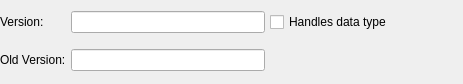
<?xml version="1.0" encoding="UTF-8"?>
<ui version="4.0">
 <class>ExtensionWidget</class>
 <widget class="QWidget" name="ExtensionWidget">
  <property name="geometry">
   <rect>
    <x>0</x>
    <y>0</y>
    <width>463</width>
    <height>84</height>
   </rect>
  </property>
  <layout class="QGridLayout" name="extension_grid">
   <property name="leftMargin">
    <number>0</number>
   </property>
   <property name="topMargin">
    <number>0</number>
   </property>
   <property name="rightMargin">
    <number>0</number>
   </property>
   <property name="bottomMargin">
    <number>0</number>
   </property>
   <property name="spacing">
    <number>5</number>
   </property>
   <item row="0" column="0">
    <widget class="QLabel" name="cur_ver_lbl">
     <property name="sizePolicy">
      <sizepolicy hsizetype="Preferred" vsizetype="Fixed">
       <horstretch>0</horstretch>
       <verstretch>0</verstretch>
      </sizepolicy>
     </property>
     <property name="text">
      <string>Version:</string>
     </property>
    </widget>
   </item>
   <item row="0" column="1">
    <widget class="QLineEdit" name="cur_ver_edt">
     <property name="sizePolicy">
      <sizepolicy hsizetype="Expanding" vsizetype="Fixed">
       <horstretch>0</horstretch>
       <verstretch>0</verstretch>
      </sizepolicy>
     </property>
     <property name="minimumSize">
      <size>
       <width>100</width>
       <height>0</height>
      </size>
     </property>
     <property name="clearButtonEnabled">
      <bool>true</bool>
     </property>
    </widget>
   </item>
   <item row="1" column="0">
    <widget class="QLabel" name="old_ver_lbl">
     <property name="sizePolicy">
      <sizepolicy hsizetype="Preferred" vsizetype="Fixed">
       <horstretch>0</horstretch>
       <verstretch>0</verstretch>
      </sizepolicy>
     </property>
     <property name="text">
      <string>Old Version:</string>
     </property>
    </widget>
   </item>
   <item row="1" column="1">
    <widget class="QLineEdit" name="old_ver_edt">
     <property name="sizePolicy">
      <sizepolicy hsizetype="Expanding" vsizetype="Fixed">
       <horstretch>0</horstretch>
       <verstretch>0</verstretch>
      </sizepolicy>
     </property>
     <property name="minimumSize">
      <size>
       <width>100</width>
       <height>0</height>
      </size>
     </property>
     <property name="clearButtonEnabled">
      <bool>true</bool>
     </property>
    </widget>
   </item>
   <item row="0" column="2">
    <widget class="QCheckBox" name="handles_type_chk">
     <property name="sizePolicy">
      <sizepolicy hsizetype="Expanding" vsizetype="Fixed">
       <horstretch>0</horstretch>
       <verstretch>0</verstretch>
      </sizepolicy>
     </property>
     <property name="toolTip">
      <string>This attribute cannot be changed once the object is created.</string>
     </property>
     <property name="text">
      <string>Handles data type</string>
     </property>
    </widget>
   </item>
  </layout>
 </widget>
 <resources/>
 <connections/>
</ui>
